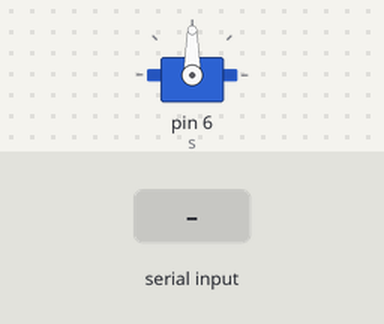
A sketch run on a simulated Arduino Uno, built with avr-gcc and run on an emulated ATmega328P. On the bench: servo. The test bench sets the inputs (shaded band). What the sketch prints to the serial monitor is not drawn.

Above: at 1.2 s.
1.3 s: "30,150\n" received over Serial
At 2.1 s:
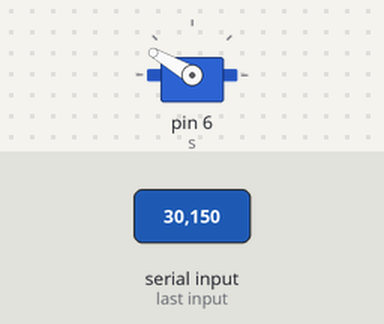
At 3.1 s:
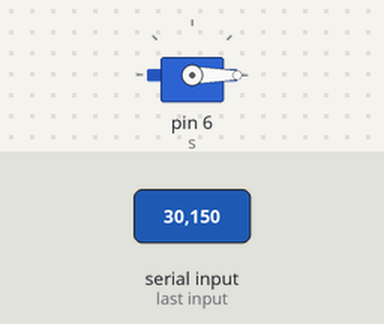
3.8 s: "90,45\n" received over Serial
At 4.2 s:
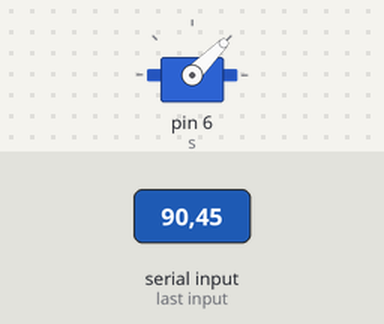
Timing chart, 0 to 6.8 s (numbered marks = the images above; inputs shaded):
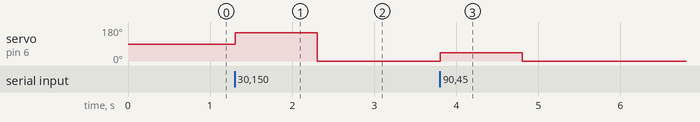

The sketch:

user_controlled_servo_connection.ino
```cpp
#include<Servo.h>
int pos=0;
int ang;
Servo s;

void setup()
{
  s.attach(6);
  Serial.begin(9600);
  Serial.print("Enter an angle:");
}
void loop()
{
  if(Serial.available()>0)
  {


    ang = Serial.parseInt();

    if (ang < 0 || ang > 180)
    {
      Serial.println("Please enter an angle between 0 and 180.");
      return;
    }
    s.write(ang);

  Serial.print(ang);
  Serial.println();
  Serial.print("Enter an angle:");
  }
}
```

Measured:
- after the input at 1.3 s, servo on pin 6 (s): 90° → 150° at once, → 0° 1.0 s later
- after the input at 3.8 s, servo on pin 6 (s): 0° → 45° at once, → 0° 1.0 s later
